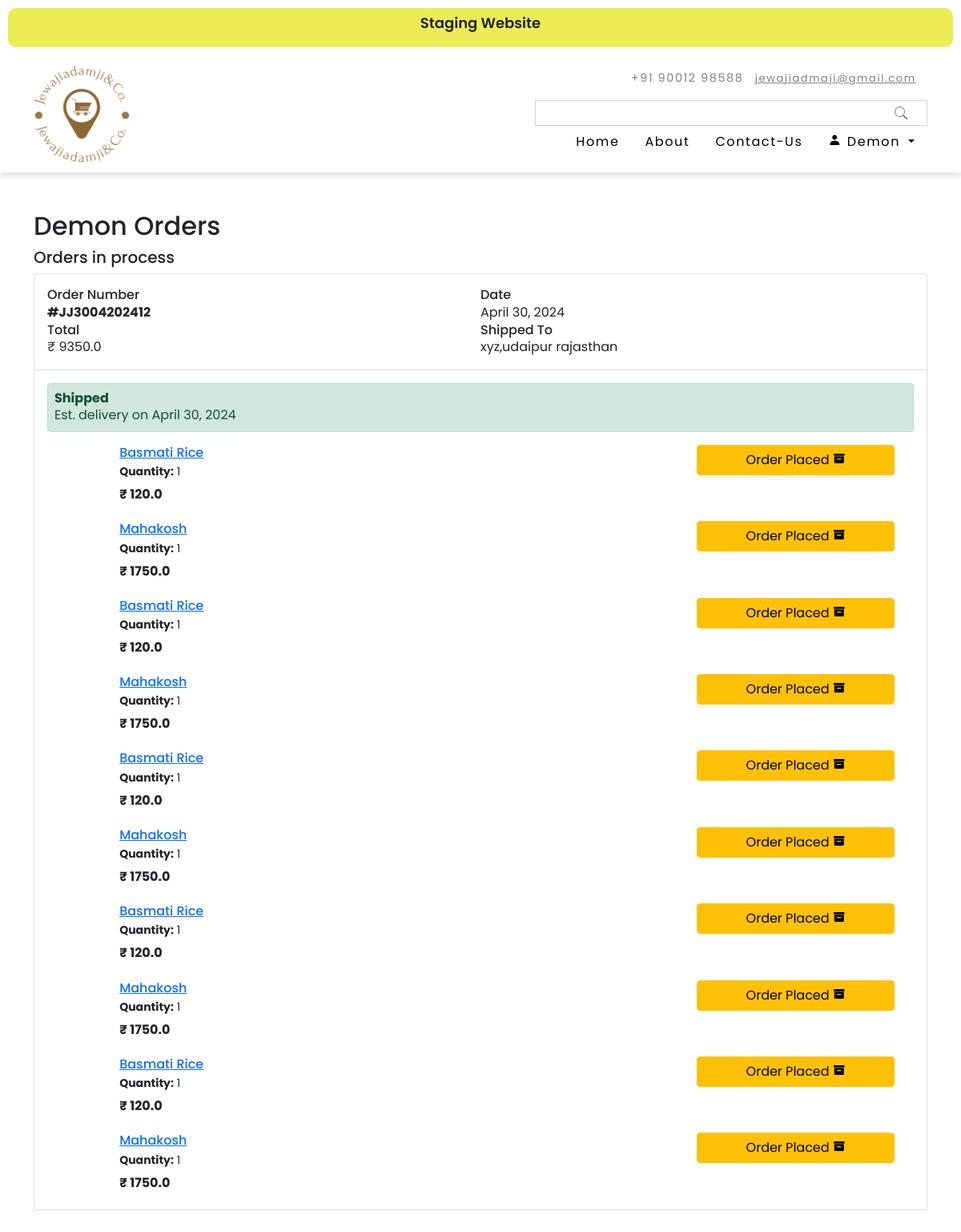
The page /order/ (signed in) on the database its author committed.
### groceryapp/models.py (models this page shows, shortened)
class Customer(models.Model):
    email = models.EmailField(unique=True)
    password= models.CharField(max_length=100)
    mobile_number = models.CharField(max_length=15)
    first_name = models.CharField(max_length=50)
    last_name = models.CharField(max_length=50)
    address = models.TextField(blank=True)
    is_active = models.BooleanField(default=True)

class Order(models.Model):
    Orderplacedid=models.CharField(max_length=200,blank=True)
    Customer_id=models.CharField(max_length=200)
    name=models.CharField(max_length=200)
    email=models.CharField(max_length=200)
    mobile_number=models.CharField(max_length=200)
    address=models.CharField(max_length=200)
    product_id=models.CharField(max_length=200)
    product_name=models.CharField(max_length=200)
    quantity=models.CharField(max_length=200)
    product_sub_price=models.CharField(max_length=200)
    my_date = models.DateField(default=date.today)
    active = models.BooleanField(default=True)

### groceryapp/middlewares/auth.py (the view, shortened to what this page needs)
    def middleware(request):
        response = get_response(request)
        return response

### groceryapp/views.py (called while the page is built)
def order(request):
    customer_id = request.session.get('customer_id')
    if customer_id:
        customer=Customer.objects.get(id=customer_id)
    else:
        customer=None
    print(customer_id)
    order = Order.objects.filter(Customer_id = customer_id,active=True)
    total=0
    Orderplacedid=""
    date=""
    address=customer.address
    for i in order:
        total+=float(i.product_sub_price)
        Orderplacedid=i.Orderplacedid
        date=i.my_date
    deleivered=Order.objects.filter(Customer_id = customer_id,active=False)
    paras = {'customer': customer,'order':order,'Orderplacedid':Orderplacedid,"date":date,'address':address ,'total':total,'deleivered':deleivered }
    return render(request,'order.html',paras)

### groceryapp/templates/order.html (shortened to what this page needs)
{% extends 'base.html' %}
{% load static %}
{% block content %}
<link rel="stylesheet" href="{% static  'css/order.css' %}">
{% if order or deleivered %}
  <div class="container mt-3 mt-md-5">
    <h2 class="text-charcoal hidden-sm-down"> {{customer.first_name}} Orders</h2>
    {% if order %}
    <h5 class="text-charcoal hidden-md-up">Orders in process</h5>
    {% endif %}
    <div class="row">
      <div class="col-12">
        <div class="list-group mb-5">
          {% if order %}
          <div class="list-group-item p-3 bg-snow" style="position: relative;">
            <div class="row w-100 no-gutters">
              <div class="col-6 col-md">
                <h6 class="text-charcoal mb-0 w-100">Order Number</h6>
                <b class="text-pebble mb-0 w-100 mb-2 mb-md-0">#{{Orderplacedid}}</b>
              </div>
              <div class="col-6 col-md">
                <h6 class="text-charcoal mb-0 w-100">Date</h6>
                <p class="text-pebble mb-0 w-100 mb-2 mb-md-0">{{date}}</p>
              </div>
              <div class="col-6 col-md">
                <h6 class="text-charcoal mb-0 w-100">Total</h6>
                <p class="text-pebble mb-0 w-100 mb-2 mb-md-0">₹ {{total}}</p>
              </div>
              <div class="col-6 col-md">
                <h6 class="text-charcoal mb-0 w-100">Shipped To</h6>
                <p class="text-pebble mb-0 w-100 mb-2 mb-md-0">{{address}}</p>
              </div>
            </div>
          </div>
          {% endif %}
          {% if order %}
          <div class="list-group-item p-3 bg-white">
            <div class="col-12 col-md-12 pr-0 pr-md-3">
              <div class="alert p-2 alert-success w-100 mb-0">
                <h6 class="text-green mb-0"><b>Shipped</b></h6>
                <p class="text-green hidden-sm-down mb-0">Est. delivery on {{date}}</p>
              </div>
            </div>
            {% for i in order %}
            <div class="row no-gutters">
              <div class="row no-gutters mt-3">
                <div class="col-3 col-md-1">
                </div>
                <div class="col-9 col-md-8 pr-0 pr-md-3">
                  <h6 class="text-charcoal mb-2 mb-md-1">
                    <a href="/product/{{i.product_id}}" class="text-charcoal">{{i.product_name}}</a>
                  </h6>
                  <ul class="list-unstyled text-pebble mb-2 small">
                    <li class="">
                      <b>Quantity:</b> {{i.quantity}}
                    </li>
                  </ul>
                  <h6 class="text-charcoal text-left mb-0 mb-md-2"><b>₹ {{i.product_sub_price}}</b></h6>
                </div>
                <div class="col-12 col-md-3 hidden-sm-down">
                  <b style="cursor:default;" href="" class="btn btn-warning w-100"> Order Placed <i class='bx bxs-box'  ></i></b>
                </div>
              </div>
            </div>
            {% endfor %}
          </div>
          {% endif %}
          <br>
        </div>
      </div>
    </div>
  </div>
  {% else %}
  <br>
  <br>
  <h1 style="text-align: center;" class="mt-6"><i class='bx bxs-sad' style='color:#2f2f2f' ></i> No Order Yet</h1>
{% endif %}
{% endblock %}

### groceryapp/templates/base.html (shortened to what this page needs)
{% load static %}
<!doctype html>
<html lang="en">
  <head>
    <link href='https://unpkg.com/boxicons@2.1.4/css/boxicons.min.css' rel='stylesheet'>
    <link href="https://cdn.jsdelivr.net/npm/bootstrap@5.0.2/dist/css/bootstrap.min.css" rel="stylesheet">
    <link rel="stylesheet" href="{% static 'css/index.css' %}">
    <link rel="stylesheet" href="{% static  'css/navbar.css' %}">
  </head>
  <body>
    <div class="data">
        <div class="staging">
            <p > Staging Website</p>
        </div>
        </div>
    <nav class="navbar navbar-expand-md bg-body-tertiary">
        <div class="container-xl">
          <a style="color: black;" class="navbar-brand" href="/">
            <img style="width: 120px; height: 120px;" src="{% static 'images/jewajiadamjico-high-resolution-logo-transparent.png' %}" alt="">
          </a>
          <div class="collapse navbar-collapse" id="navbarSupportedContent">
            <ul class="navbar-nav ms-auto mb-2 mb-lg-0">
              <li class="nav-item">
                <a class="nav-link active" aria-current="page" href="/">Home</a>
              </li>
              <li class="nav-item">
                <a class="nav-link" href="/about">About</a>
              </li>
              <li class="nav-item">
                <a class="nav-link" href="/about">Contact-Us</a>
              </li>
              <li class="nav-item dropdown">
                <a class="nav-link dropdown-toggle" href="#" role="button" data-bs-toggle="dropdown" aria-expanded="false">
                  <i class='bx bxs-user'></i> {% if customer %}{{customer.first_name}} {% else %} Account {% endif %}
                </a>
              </li>
            </ul>
            <div class="search-and-icons">
              <form method="get" action="{% url 'product_search' %}">
                <input name="query" value="{{ query }}" class="form-control me-2" type="search" aria-label="Search">
              </form>
            </div>
            <div class="contact-info d-md-flex">
              <p>+91 90012 98588 </p>
              <p><a href="mailto:">jewajiadmaji@gmail.com</a></p>
            </div>
          </div>
        </div>
      </nav>
    {% block content %}
    {% endblock %}
  </body>
</html>

### groceryapp/static/css/index.css (style rules this page uses)
* { padding: 0%; margin: 0%; font-family: "Poppins", sans-serif; }
.data { max-width: 1200px; margin: 0 auto; padding: 10px; }
.staging { padding-top: 5px; padding-bottom: 1px; background-color: rgb(236, 236, 86); width: 100%; border-radius: 10px; }
.staging p { font-size: 18px; text-align: center; font-weight: 600; }

### groceryapp/static/css/navbar.css (style rules this page uses)
.navbar { box-shadow: 0 5px 5px rgba(0, 0, 0, 0.1); }
.navbar .navbar-brand img { max-width: 100px; }
.navbar .navbar-nav .nav-link { color: #000; }
@media screen and (min-width: 1024px) { .navbar { letter-spacing: 0.1em; } }
@media screen and (min-width: 1024px) { .navbar .navbar-nav .nav-link { padding: 0.5em 1em; } }
@media screen and (min-width: 1024px) { .search-and-icons { width: 50%; } }
@media screen and (min-width: 1024px) { .search-and-icons form { flex: 1; } }
@media screen and (min-width: 768px) { .navbar .navbar-brand img { max-width: 7em; } }
@media screen and (min-width: 768px) { .navbar .navbar-collapse { display: flex; flex-direction: column-reverse; align-items: flex-end; } }
@media screen and (min-width: 768px) { .search-and-icons { display: flex; align-items: center; } }
.search-and-icons form input { border-radius: 0; height: 2em; }
.contact-info p, .contact-info a { font-size: 0.9em; padding-right: 1em; color: grey; }
.contact-info a { padding-right: 0; }

### groceryapp/static/css/order.css (style rules this page uses)
h1,h2,h3,h4,h5,h6 { font-weight: 500 !important; }
.text-pebble { color: $pebble !important; }
.bg-snow { background: $snow !important; }
.text-charcoal { color: $charcoal !important; }
.bg-white { background: $white !important; }
.list-group { border-color: $cloud !important; }
.list-group-item { border-color: $cloud !important; }
.text-green { color: $green !important; }
.form-control { background: $snow; border-color: $cloud !important; }

### rows shown on the page
Customer: first_name "Demon", address "xyz,udaipur rajasthan"
Order: Orderplacedid "JJ3004202412", my_date "April 30, 2024", product_name "Mahakosh", quantity "1", product_sub_price "1750.0"
Order: product_name "Basmati Rice", quantity "1", product_sub_price "120.0"
Order: product_name "Mahakosh", quantity "1", product_sub_price "1750.0"
Order: product_name "Basmati Rice", quantity "1", product_sub_price "120.0"
Order: product_name "Mahakosh", quantity "1", product_sub_price "1750.0"
Order: product_name "Basmati Rice", quantity "1", product_sub_price "120.0"
Order: product_name "Mahakosh", quantity "1", product_sub_price "1750.0"
Order: product_name "Basmati Rice", quantity "1", product_sub_price "120.0"
Order: product_name "Mahakosh", quantity "1", product_sub_price "1750.0"
Order: product_name "Basmati Rice", quantity "1", product_sub_price "120.0"

### other values the page prints
{{ total }} "9350.0"
